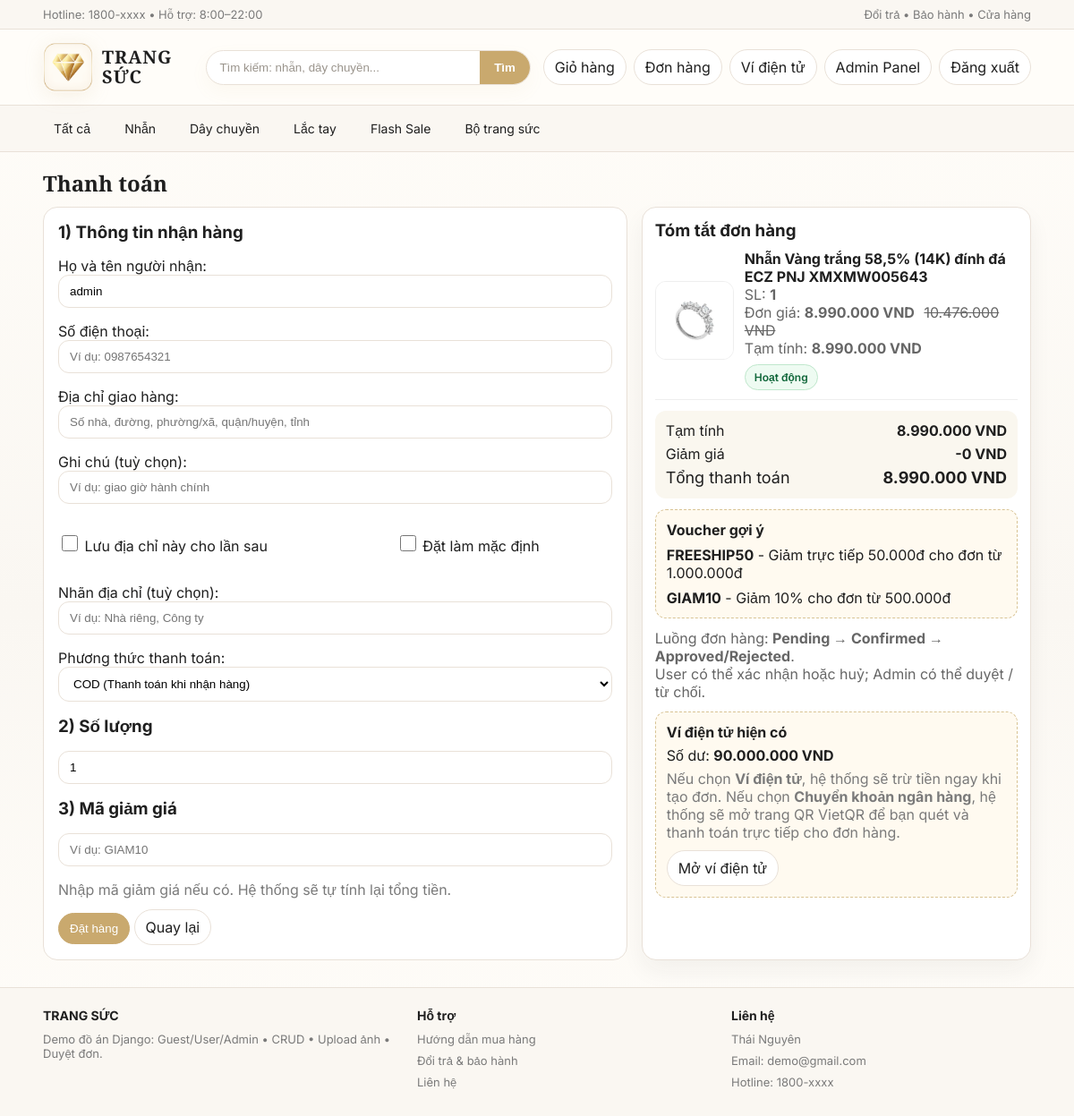
The app's page /dat-hang/11/ (signed in), older data.
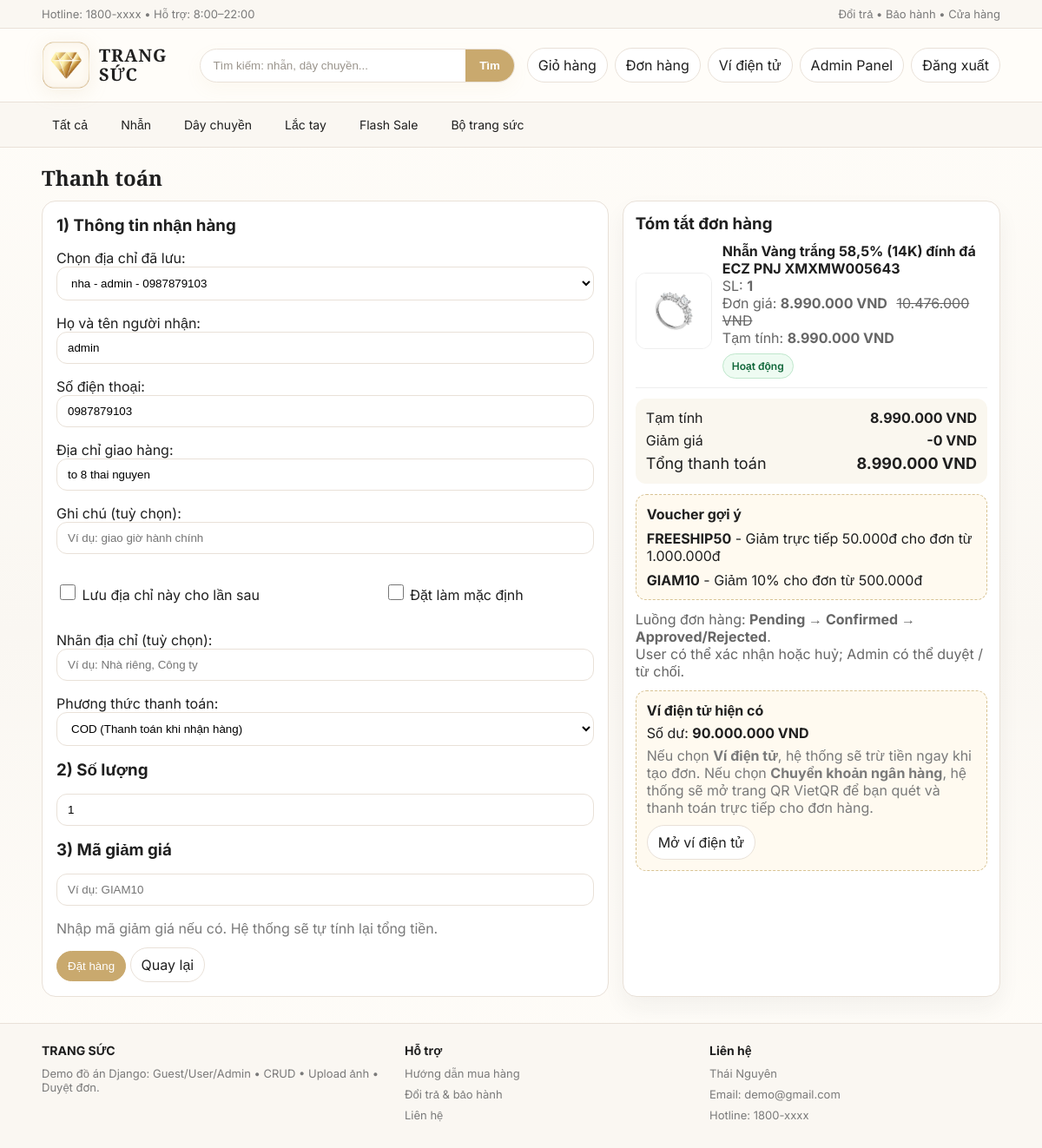
The same page, newer data.
### shop/models.py (models this page shows, shortened)
class SavedAddress(models.Model):
    user = models.ForeignKey(User, on_delete=models.CASCADE, related_name="saved_addresses")
    label = models.CharField(max_length=100, blank=True, default="")
    ho_ten = models.CharField(max_length=100)
    sdt = models.CharField(max_length=20)
    dia_chi = models.CharField(max_length=255)
    is_default = models.BooleanField(default=False)
    created_at = models.DateTimeField(auto_now_add=True)
    updated_at = models.DateTimeField(auto_now=True)
    class Meta:
        ordering = ["-is_default", "-updated_at", "-id"]

### shop/views.py (the view, shortened to what this page needs)
# urls.py: path("dat-hang/<int:san_pham_id>/", views.dat_hang, name="dat_hang"),
@login_required
def dat_hang(request, san_pham_id):
    seed_sample_products()
    seed_sample_vouchers()
    sp = get_object_or_404(SanPham, id=san_pham_id)
    if not sp.co_the_dat_hang and not request.user.is_staff:
        messages.error(request, "Sản phẩm này đang inactive nên không thể đặt hàng.")
        return redirect("home")
    default_address = get_default_saved_address(request.user)
    initial = {"ho_ten": request.user.get_full_name() or request.user.username, "so_luong": 1, "phuong_thuc_tt": "COD"}
    if default_address:
        initial.update({"saved_address_id": str(default_address.id), "ho_ten": default_address.ho_ten, "sdt": default_address.sdt, "dia_chi": default_address.dia_chi})
    form = DatHangForm(request.POST or None, initial=initial if request.method == "GET" else None, user=request.user)
    preview_qty = 1
    try:
        preview_qty = max(int(form["so_luong"].value() or 1), 1)
    except Exception:
        preview_qty = 1
    item_preview = [{"product": sp, "quantity": preview_qty, "subtotal": sp.gia_hien_tai * preview_qty}]
    return render(request, "dat_hang.html", _build_checkout_context(user=request.user, form=form, items=item_preview, source="single", product=sp))

### shop/forms.py (called while the page is built)
    def _apply_common_css(self):
        for field in self.fields.values():
            css = field.widget.attrs.get("class", "")
            field.widget.attrs["class"] = f"input {css}".strip()

### shop/models.py (called while the page is built)
    @property
    def co_the_dat_hang(self) -> bool:
        return self.trang_thai == "active" and int(self.ton_kho or 0) > 0

    @property
    def dang_giam_gia(self) -> bool:
        return self.gia_khuyen_mai is not None and int(self.gia_khuyen_mai or 0) > 0 and int(self.gia_khuyen_mai) < int(self.gia or 0)

    @property
    def dang_flash_sale(self) -> bool:
        now = timezone.now()
        return (
            self.flash_sale_price is not None
            and int(self.flash_sale_price or 0) > 0
            and int(self.flash_sale_price) < int(self.gia or 0)
            and self.flash_sale_start is not None
            and self.flash_sale_end is not None
            and self.flash_sale_start <= now <= self.flash_sale_end
        )

    @property
    def gia_hien_tai(self) -> int:
        if self.dang_flash_sale:
            return int(self.flash_sale_price)
        return int(self.gia_khuyen_mai) if self.dang_giam_gia else int(self.gia or 0)

### templates/dat_hang.html (shortened to what the changed rows need)
{% extends "base.html" %}
{% load tien %}
{% block content %}
<h2 style="font-family:'Cormorant Garamond',serif;margin:18px 0 10px;">Thanh toán</h2>
<div class="split-2">
  <div class="formbox" style="max-width:none;">
    <form method="post">
      <h3 style="margin:0 0 10px;">1) Thông tin nhận hàng</h3>
      {% if saved_addresses %}
      <p>Chọn địa chỉ đã lưu:<br>
        {{ form.saved_address_id }}
      </p>
      {% endif %}
      <p>Họ và tên người nhận:<br>
        {{ form.ho_ten }}
      </p>
      <p>Số điện thoại:<br>
        {{ form.sdt }}
      </p>
      <p>Địa chỉ giao hàng:<br>
        {{ form.dia_chi }}
      </p>
      <p>Ghi chú (tuỳ chọn):<br>
        {{ form.ghi_chu }}
      </p>
      <div class="split-2">
        <p>
        </p>
        <p>
        </p>
      </div>
      <p>Nhãn địa chỉ (tuỳ chọn):<br>
        {{ form.address_label }}
      </p>
      <p>Phương thức thanh toán:<br>
        {{ form.phuong_thuc_tt }}
      </p>
      {% if checkout_source == 'single' %}
        <h3 style="margin:16px 0 10px;">2) Số lượng</h3>
        <p>
          {{ form.so_luong }}
        </p>
      {% else %}
        <div style="display:none;">{{ form.so_luong }}</div>
      {% endif %}
      <h3 style="margin:16px 0 10px;">3) Mã giảm giá</h3>
      <p>
        {{ form.voucher_code }}
      </p>
      <div class="muted" style="margin-bottom:12px;">Nhập mã giảm giá nếu có. Hệ thống sẽ tự tính lại tổng tiền.</div>
      <button class="btn primary" type="submit">{% if checkout_source == 'cart' %}Tạo đơn từ giỏ hàng{% else %}Đặt hàng{% endif %}</button>
      <a class="btn" href="{% if checkout_source == 'cart' %}{% url 'gio_hang' %}{% else %}{% url 'home' %}{% endif %}">Quay lại</a>
    </form>
  </div>
</div>
{% endblock %}

Row changes from the older to the newer data that the page shows:
added SavedAddress: ho_ten "admin", sdt "0987879103", dia_chi "to 8 thai nguyen"
Text that changed along with them:
form field saved_address_id: (not shown) → "nha - admin - 0987879103"
form field ho_ten: "admin" → (not shown)
text now shown: "Chọn địa chỉ đã lưu:"
